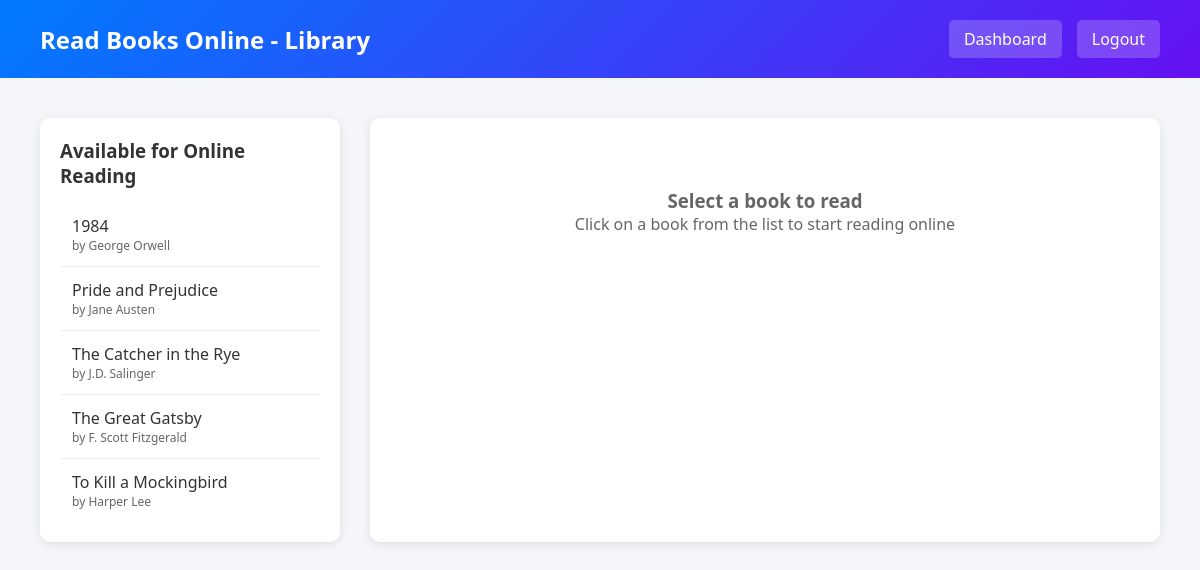
Page /member_read_online.php (signed in) on the committed database.
### tables this page shows
CREATE TABLE `books` (
  `book_id` int(11) NOT NULL,
  `title` varchar(200) NOT NULL,
  `author` varchar(100) NOT NULL,
  `year_published` int(11) DEFAULT NULL,
  `quantity` int(11) DEFAULT 1,
  `available_quantity` int(11) DEFAULT 1,
  `status` enum('active','inactive','archived') DEFAULT 'active',
  `content` text DEFAULT NULL,
  `created_at` timestamp NOT NULL DEFAULT current_timestamp()
);

### member_read_online.php (the view, shortened to what this page needs)
<?php
require_once 'config.php';
$selected_book = null;
$stmt = $pdo->query("SELECT book_id, title, author, year_published FROM books WHERE status = 'active' AND content IS NOT NULL AND content != '' ORDER BY title");
$books = $stmt->fetchAll();
?>
<!DOCTYPE html>
<html lang="en">
<head>
</head>
<body>
    <div class="header">
        <h1>Read Books Online - Library</h1>
        <div class="nav-links">
            <a href="member_dashboard.php">Dashboard</a>
            <a href="logout.php">Logout</a>
        </div>
    </div>
    <div class="container">
        <div class="content-grid">
            <div class="book-list">
                <h3>Available for Online Reading</h3>
                <?php if (empty($books)): ?>
                    <div class="empty-state">
                        <p>No books available for online reading</p>
                    </div>
                <?php else: ?>
                    <?php foreach ($books as $book): ?>
                        <div class="book-item">
                            <a href="?book_id=<?php echo $book['book_id']; ?>">
                                <div class="title"><?php echo htmlspecialchars($book['title']); ?></div>
                                <div class="author">by <?php echo htmlspecialchars($book['author']); ?></div>
                            </a>
                        </div>
                    <?php endforeach; ?>
                <?php endif; ?>
            </div>
            <div class="reader">
                <?php if ($selected_book): ?>
                    <h2><?php echo htmlspecialchars($selected_book['title']); ?></h2>
                    <p class="meta">by <?php echo htmlspecialchars($selected_book['author']); ?> (<?php echo $selected_book['year_published']; ?>)</p>
                    <div class="content"><?php echo htmlspecialchars($selected_book['content']); ?></div>
                <?php else: ?>
                    <div class="no-content">
                        <h3>Select a book to read</h3>
                        <p>Click on a book from the list to start reading online</p>
                    </div>
                <?php endif; ?>
            </div>
        </div>
    </div>
</body>
</html>

### member_read_online.php (style rules this page uses)
* { margin: 0; padding: 0; box-sizing: border-box; }
body { font-family: 'Segoe UI', Tahoma, Geneva, Verdana, sans-serif; background: #f4f6f9; }
.header { background: linear-gradient(135deg, #007bff 0%, #6610f2 100%); color: white; padding: 20px 40px; display: flex; justify-content: space-between; align-items: center; }
.header h1 { font-size: 24px; }
.nav-links { display: flex; gap: 15px; }
.nav-links a { color: white; text-decoration: none; padding: 8px 15px; background: rgba(255,255,255,0.2); border-radius: 5px; }
.container { padding: 40px; max-width: 1400px; margin: 0 auto; }
.content-grid { display: grid; grid-template-columns: 300px 1fr; gap: 30px; }
.book-list { background: white; padding: 20px; border-radius: 10px; box-shadow: 0 2px 10px rgba(0,0,0,0.1); }
.book-list h3 { margin-bottom: 15px; color: #333; }
.book-item { padding: 12px; border-bottom: 1px solid #eee; }
.book-item:last-child { border-bottom: none; }
.book-item a { color: #333; text-decoration: none; display: block; }
.book-item .title { font-weight: 500; }
.book-item .author { font-size: 12px; color: #666; }
.reader { background: white; padding: 30px; border-radius: 10px; box-shadow: 0 2px 10px rgba(0,0,0,0.1); }
.no-content { text-align: center; padding: 40px; color: #666; background: white; border-radius: 10px; }

### rows in the picture
books: title "1984", author "George Orwell"
books: title "Pride and Prejudice", author "Jane Austen"
books: title "The Catcher in the Rye", author "J.D. Salinger"
books: title "The Great Gatsby", author "F. Scott Fitzgerald"
books: title "To Kill a Mockingbird", author "Harper Lee"
